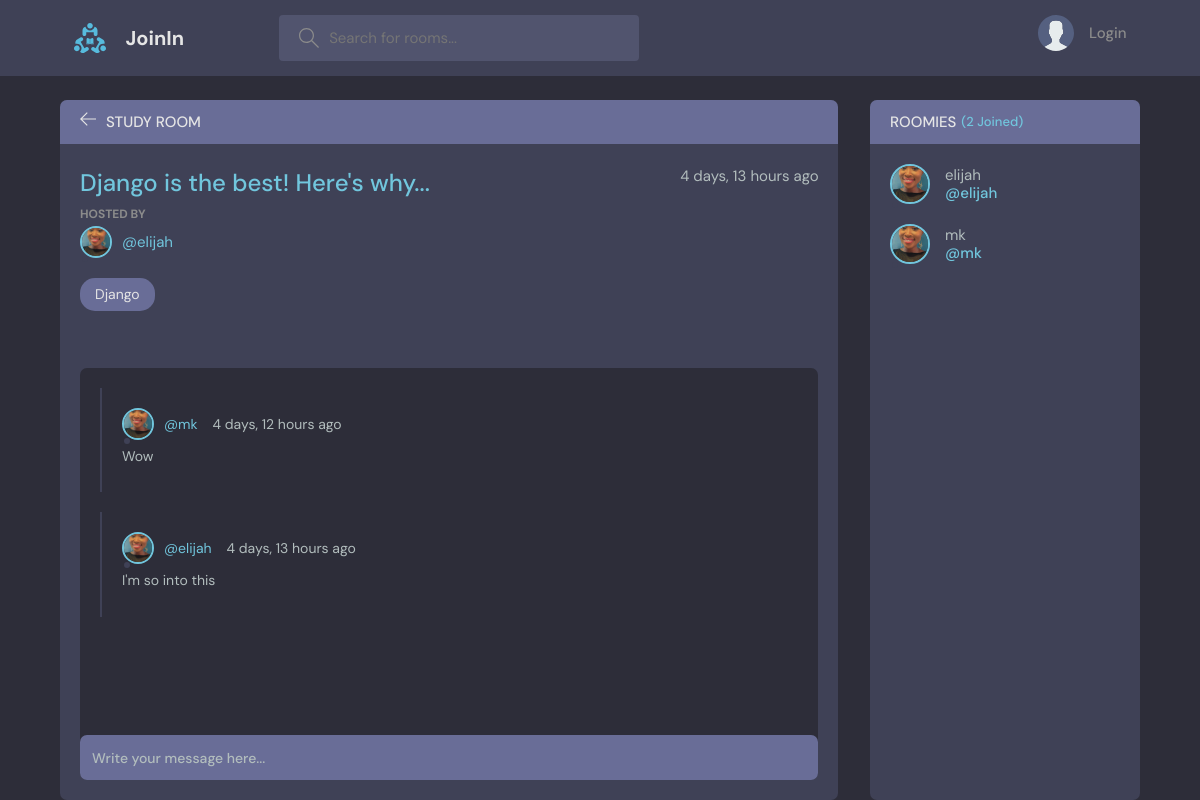
The page /room/1/ on the database its author committed.
### base/models.py (models this page shows, shortened)
class Room(models.Model):
    host = models.ForeignKey(User, on_delete=models.SET_NULL,null=True)
    topic = models.ForeignKey(Topic, on_delete=models.SET_NULL,null=True)
    name = models.CharField(max_length=200)
    roomies = models.ManyToManyField(User, related_name='roomies',blank=True)
    description = models.TextField(null=True,blank=True)
    updated = models.DateTimeField(auto_now=True)
    created = models.DateTimeField(auto_now_add=True)
    class Meta:
        ordering = ['-updated','-created']

class User(AbstractUser):
    name = models.CharField(max_length=200,null=True)
    email = models.EmailField(unique=True,null=True)
    bio = models.TextField(null=True)
    avatar = models.ImageField(null=True, default="avatar.svg")
    USERNAME_FIELD = 'email'
    REQUIRED_FIELDS = []

class Topic(models.Model):
    name = models.CharField(max_length=200)
    def __str__(self):
        return self.name

class Message(models.Model):
    user = models.ForeignKey(User, on_delete=models.CASCADE)
    room = models.ForeignKey(Room, on_delete=models.CASCADE)
    body = models.TextField()
    updated = models.DateTimeField(auto_now=True)
    created = models.DateTimeField(auto_now_add=True)
    class Meta:
        ordering = ['-updated','-created']

### base/views.py (the view, shortened to what this page needs)
# urls.py: path('room/<str:pk>/',views.room,name="room"),
def room(request,pk):
    room = Room.objects.get(id=pk)
    room_messages = room.message_set.all()
    roomies = room.roomies.all()
    context = {'room':room,'room_messages':room_messages,'roomies':roomies}
    return render(request,'base/room.html',context)

### base/templates/base/room.html (shortened to what this page needs)
{% extends "main.html" %}
{% block content %}
    <main class="profile-page layout layout--2">
      <div class="container">
        <div class="room">
          <div class="room__top">
            <div class="room__topLeft">
              <a href="{% url 'home' %}">
                <svg version="1.1" xmlns="http://www.w3.org/2000/svg" width="32" height="32" viewBox="0 0 32 32">
                  <title>arrow-left</title>
                  <path
                    d="M13.723 2.286l-13.723 13.714 13.719 13.714 1.616-1.611-10.96-10.96h27.625v-2.286h-27.625l10.965-10.965-1.616-1.607z"
                  ></path>
                </svg>
              </a>
              <h3>Study Room</h3>
            </div>
          </div>
          <div class="room__box scroll">
            <div class="room__header scroll">
              <div class="room__info">
                <h3>{{room.name}}</h3>
                <span>{{room.created|timesince}} ago</span>
              </div>
              <div class="room__hosted">
                <p>Hosted By</p>
                <a href="{% url 'user-profile' room.host.id %}" class="room__author">
                  <div class="avatar avatar--small">
                    <img src="{{room.host.avatar.url}}" />
                  </div>
                  <span>@{{room.host.username}}</span>
                </a>
              </div>
              <span class="room__topics">{{room.topic}}</span>
            </div>
            <div class="room__conversation">
              <div class="threads scroll">
                {% for message in room_messages  %}
                <div class="thread">
                  <div class="thread__top">
                    <div class="thread__author">
                      <a href="{% url 'user-profile' message.user.id %}" class="thread__authorInfo">
                        <div class="avatar avatar--small">
                          <img src="{{room.host.avatar.url}}" />
                        </div>
                        <span>@{{message.user.username}}</span>
                      </a>
                      <span class="thread__date">{{message.created|timesince}} ago</span>
                    </div>
                  </div>
                  <div class="thread__details">
                    {{message.body}}
                  </div>
                </div>
               {% endfor %}
              </div>
            </div>
          </div>
          <div class="room__message">
            <form action="" method="POST">
            <input name="body" placeholder="Write your message here..." /></form>
          </div>
        </div>
        <div class="participants">
          <h3 class="participants__top">Roomies <span>({{roomies.count}} Joined)</span></h3>
          <div class="participants__list scroll">
            {% for user in roomies %}
            <a href="{% url 'user-profile' user.id %}" class="participant">
              <div class="avatar avatar--medium">
                <img src="{{room.host.avatar.url}}" />
              </div>
              <p>
                {{user.username}}
                <span>@{{user.username}}</span>
              </p>
            </a>
            {% endfor %}
          </div>
        </div>
      </div>
    </main>
{% endblock content %}

### rows shown on the page
Room: name "Django is the best! Here's why...", created "4 days, 13 hours", host.avatar (picture), host.username "elijah", topic "Django"
Message: host.avatar (picture), user.username "mk", created "4 days, 12 hours", body "Wow"
Message: host.avatar (picture), user.username "elijah", created "4 days, 13 hours", body "I'm so into this"
User: host.avatar (picture), username "elijah"
User: host.avatar (picture), username "mk"

### other values the page prints
{{ roomies.count }} "2"
